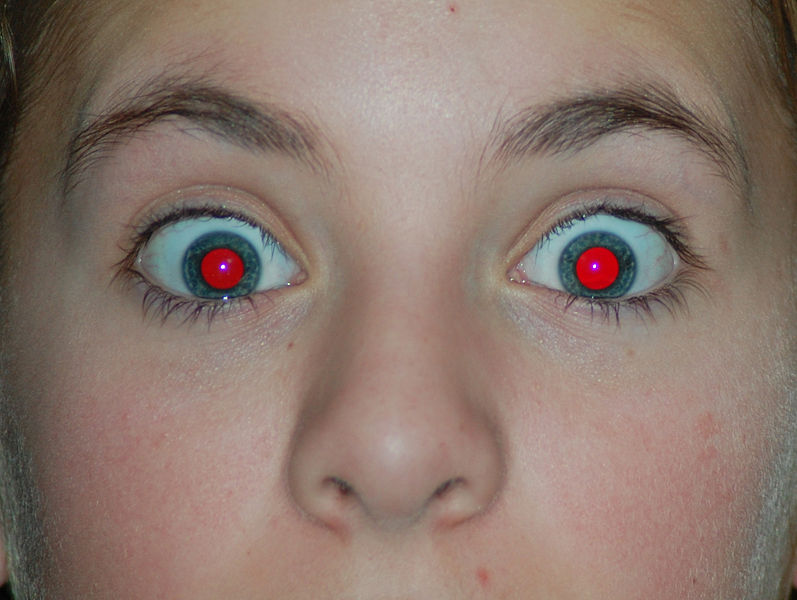
//> input picture red_eyes.jpg, 797 x 600 px, given in place of the camera
$ ./Production   (built with g++ and OpenCV 4)
//> lines starting //> are read from the running program, lines starting //| are printed output that depends on the picture; after the words box and inside, x2 and y2 are one past the last pixel; in counts of white or black regions, pixels touching at a corner belong together
#include <stdio.h>
#include <unistd.h>
#include <chrono>
#include <ctime>
#include <vector>
#include <opencv2/opencv.hpp>
#include "opencv2/highgui/highgui.hpp"
#include "opencv2/imgproc/imgproc.hpp"

using namespace cv;
using namespace std;
Mat colour, src_gray;
 int thresh = 100;
 int max_thresh = 255;
 RNG rng(12345);

void thresh_callback(int, void* );

int main(int, char**)
{
    VideoCapture cap(0); // open the default camera
    if(!cap.isOpened())  // check if we succeeded
        return -1;

    auto start = std::chrono::system_clock::now();

    namedWindow("Control", 1);

    int iLowH = 0, iHighH = 179, iLowS = 0, iHighS = 255, iLowV = 0, iHighV = 255;
    // Create trackbars in "Control" window
    createTrackbar("LowH", "Control", &iLowH, 179); //Hue (0 - 179)
    createTrackbar("HighH", "Control", &iHighH, 179);

    createTrackbar("LowS", "Control", &iLowS, 255); //Saturation (0 - 255)
    createTrackbar("HighS", "Control", &iHighS, 255);

    createTrackbar("LowV", "Control", &iLowV, 255); //Value (0 - 255)
    createTrackbar("HighV", "Control", &iHighV, 255);

    for(;;)
    {
        Mat frame0, frame, imgHSV;
        cap >> frame0; // get a new frame from camera
//> frame0 is the input picture: 600 rows x 797 cols, CV_8UC3; mean B, G, R 110, 120, 139.7
        imshow("CameraFeed", frame0);

        auto end = std::chrono::system_clock::now();
        std::chrono::duration<double> elapsed_seconds = end-start;
        // if(elapsed_seconds.count()>1){
            resize(frame0, frame, Size(frame0.cols *0.8, frame0.rows * 0.8));
            pyrMeanShiftFiltering(frame, frame, 5, 5);
            resize(frame, frame, Size(frame.cols * 1.25, frame.rows * 1.25));
//> frame: 600 rows x 796 cols, CV_8UC3

            imshow("filtered", frame);

            cvtColor(frame, imgHSV, COLOR_BGR2HSV);
//> imgHSV: 600 rows x 796 cols, CV_8UC3; mean H, S, V 16.1, 59.8, 140.7
            inRange(imgHSV, Scalar(iLowH, iLowS, iLowV), Scalar(iHighH, iHighS, iHighV), colour);
//> colour: 600 rows x 796 cols, CV_8UC1; every value is 255
            // inRange(imgHSV, Scalar(19, 24, 83), Scalar(86, 142, 255), colour);
            imshow("EdgeFeed", colour);

            thresh_callback(0, 0);
        // }

        int c = waitKey(30);
        if(c == 27) break;            //Escape key
    }
    // the camera will be deinitialized automatically in VideoCapture destructor
    return 0;
}
/** @function thresh_callback */
void thresh_callback(int, void* ){
    Mat src_copy = colour.clone();
    Mat threshold_output;
    vector<vector<Point> > contours;
    vector<Vec4i> hierarchy;

    /// Detect edges using Threshold
    threshold( src_copy, threshold_output, thresh, 255, THRESH_BINARY );


    /// Find contours
    findContours( threshold_output, contours, hierarchy, RETR_TREE, CHAIN_APPROX_SIMPLE, Point(0, 0) );
//> contours = 1 contour; box (x1, y1, x2, y2) and area: (0, 0, 796, 600) 476205
    // find moments of the image

    //found the moments for each contour differently and considered only those with area >100
    vector<vector<Point>> hull( contours.size() );
//> hull = 1 empty contours
    Mat drawing = Mat::zeros( threshold_output.size(), CV_8UC3 );
    for(int i=0; i< contours.size(); i++){
        Moments m = moments(contours[i], true);
        if(m.m00<100) continue;
        // Point p(m.m10/m.m00, m.m01/m.m00);

        // show the image with a point mark at the centroid
        // circle(moms, p, 5, Scalar(255, 255, 255), -1);


        convexHull( Mat(contours[i]), hull[i], false );

        Scalar color = Scalar( rng.uniform(0, 255), rng.uniform(0,255), rng.uniform(0,255) );
        drawContours( drawing, hull, i, color, 1, 8, vector<Vec4i>(), 0, Point() );
    }
//> this loop made 1 pass
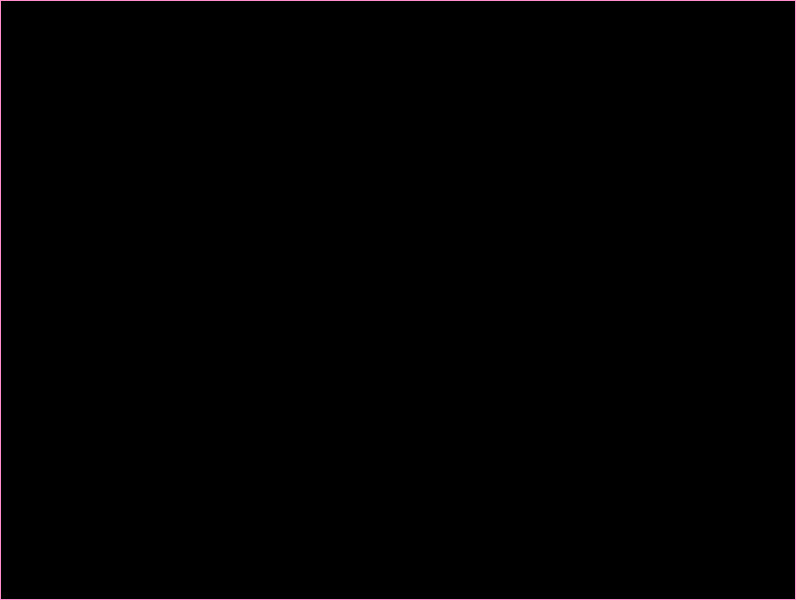
//> drawing: 600 rows x 796 cols, CV_8UC3; mean B, G, R 1.2, 0.8, 1.5
//> the Esc key is pressed

    imshow( "Hull demo", drawing );
}
